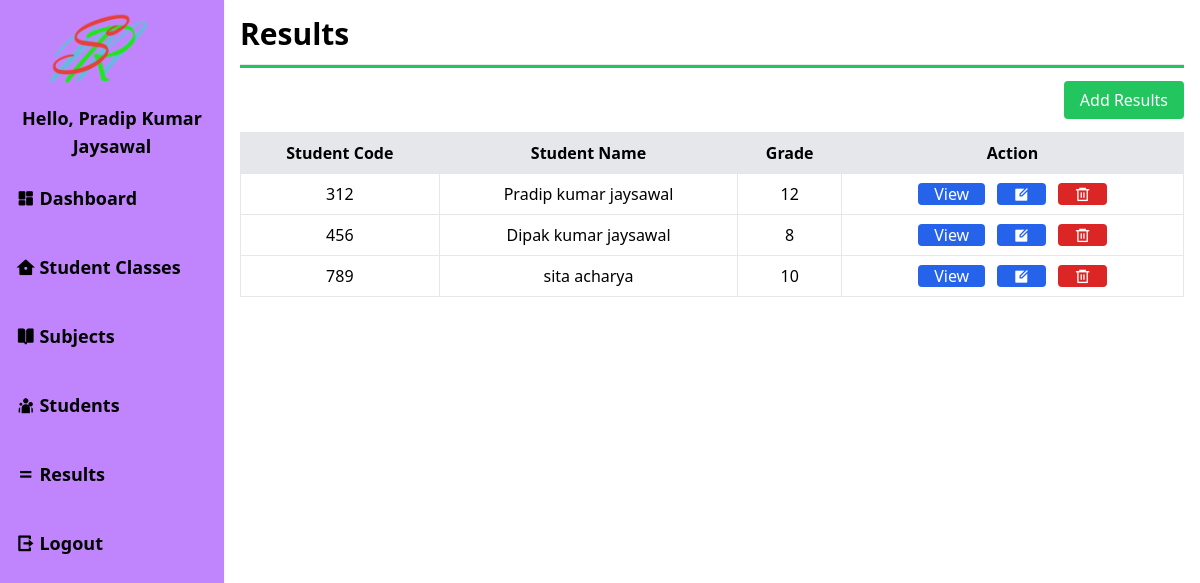
/admin/results.php (signed in), run on the app's committed database.
### tables this page shows
CREATE TABLE `results` (
  `id` int(11) NOT NULL,
  `code` int(11) NOT NULL,
  `name` varchar(150) NOT NULL,
  `grade` int(11) NOT NULL,
  `marks` int(11) NOT NULL,
  `english` int(11) DEFAULT NULL,
  `maths` int(11) DEFAULT NULL,
  `computer` int(11) DEFAULT NULL,
  `nepali` int(11) DEFAULT NULL,
  `percentage` float NOT NULL
);

CREATE TABLE `studentinfo` (
  `sid` int(11) NOT NULL,
  `firstname` varchar(100) NOT NULL,
  `midname` varchar(100) NOT NULL,
  `lastname` varchar(100) NOT NULL,
  `gender` varchar(11) NOT NULL,
  `address` varchar(250) NOT NULL,
  `grade` int(11) DEFAULT NULL
);

### admin/results.php (the view, shortened to what this page needs)
<?php
include 'header.php';
include '../includes/dbconnection.php';
$qry = "SELECT * FROM results";
$result = mysqli_query($conn, $qry);
?>
<link href="https://cdn.jsdelivr.net/npm/remixicon@4.2.0/fonts/remixicon.css" rel="stylesheet" />
<h1 class="text-3xl font-bold">Results</h1>
<hr class="my-3 h-1 bg-green-500">
<div class="text-right my-5">
    <a href="createresults.php" class="bg-green-500 text-white px-4 py-2 rounded hover:bg-orange-600">Add Results</a>
</div>
<table class="w-full">
    <tr class="bg-gray-200">
        <th class="border p-2">Student Code</th>
        <th class="border p-2">Student Name</th>
        <th class="border p-2">Grade</th>
        <th class="border p-2">Action</th>
    </tr>
    <?php
    while($row=mysqli_fetch_assoc($result)) {
        $id = $row['code'];
        $qry2 = "SELECT * FROM studentinfo WHERE sid = $id";
        $result4 = mysqli_query($conn, $qry2);
        if($result4 && mysqli_num_rows($result4) > 0) {
            $row2 = mysqli_fetch_assoc($result4);
    ?>
    <tr class="text-center">
        <td class="border p-2"><?php echo $row['code']; ?></td>
        <td class="border p-2"><?php echo $row2['firstname'] . ' ' . $row2['midname'] . ' ' . $row2['lastname']; ?></td>
        <td class="border p-2"><?php echo $row2['grade']; ?></td>
        <td class="border p-2">
            <a href="viewmarks.php?id=<?php echo $row['id']; ?>" class="bg-blue-600 text-white px-4 mx-1 px-1 rounded">View</a>
            <a href="editresults.php?id=<?php echo $row['id']; ?>" class="bg-blue-600 text-white px-4 mx-1 px-1 rounded"><i class="ri-edit-box-fill"></i></a>
            <a href="actionresults.php?deleteid=<?php echo $row['id']; ?>" class="bg-red-600 text-white px-4 mx-1 px-1 rounded"><i class="ri-delete-bin-6-line"></i></a>
        </td>
    </tr>
    <?php
        }
    }
    ?>
</table>
<?php include 'footer.php'; ?>

### data on the page
results: code "312", code.firstname "Pradip", code.midname "kumar", code.lastname "jaysawal", code.grade "12"
results: code "456", code.firstname "Dipak", code.midname "kumar", code.lastname "jaysawal", code.grade "8"
results: code "789", code.firstname "sita", code.lastname "acharya", code.grade "10"

### other printed values
$_SESSION['username'] "Pradip Kumar Jaysawal"
